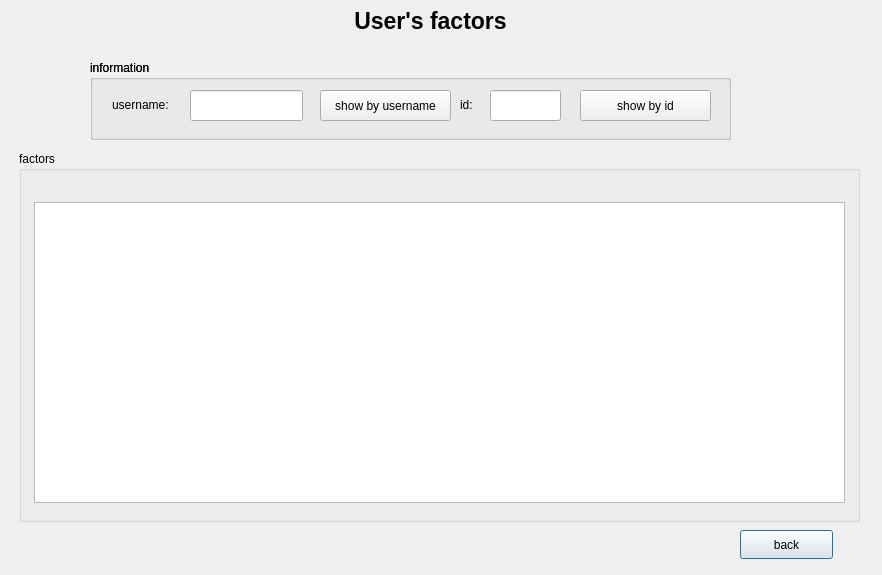
<?xml version="1.0" encoding="UTF-8"?>
<ui version="4.0">
 <class>Userfactors</class>
 <widget class="QDialog" name="Userfactors">
  <property name="geometry">
   <rect>
    <x>0</x>
    <y>0</y>
    <width>882</width>
    <height>575</height>
   </rect>
  </property>
  <property name="windowTitle">
   <string>Dialog</string>
  </property>
  <widget class="QGroupBox" name="groupBox">
   <property name="geometry">
    <rect>
     <x>19</x>
     <y>151</y>
     <width>841</width>
     <height>371</height>
    </rect>
   </property>
   <property name="title">
    <string>factors</string>
   </property>
   <widget class="QListWidget" name="factorslist">
    <property name="geometry">
     <rect>
      <x>15</x>
      <y>51</y>
      <width>811</width>
      <height>301</height>
     </rect>
    </property>
   </widget>
  </widget>
  <widget class="QLabel" name="label">
   <property name="geometry">
    <rect>
     <x>320</x>
     <y>0</y>
     <width>221</width>
     <height>41</height>
    </rect>
   </property>
   <property name="font">
    <font>
     <pointsize>17</pointsize>
     <bold>true</bold>
    </font>
   </property>
   <property name="text">
    <string>User's factors</string>
   </property>
   <property name="alignment">
    <set>Qt::AlignCenter</set>
   </property>
  </widget>
  <widget class="QPushButton" name="back_btn">
   <property name="geometry">
    <rect>
     <x>740</x>
     <y>530</y>
     <width>93</width>
     <height>29</height>
    </rect>
   </property>
   <property name="text">
    <string>back</string>
   </property>
  </widget>
  <widget class="QLabel" name="label_2">
   <property name="geometry">
    <rect>
     <x>112</x>
     <y>95</y>
     <width>81</width>
     <height>20</height>
    </rect>
   </property>
   <property name="text">
    <string>username:</string>
   </property>
  </widget>
  <widget class="QLabel" name="label_3">
   <property name="geometry">
    <rect>
     <x>460</x>
     <y>95</y>
     <width>31</width>
     <height>20</height>
    </rect>
   </property>
   <property name="text">
    <string>id:</string>
   </property>
  </widget>
  <widget class="QLineEdit" name="username_le">
   <property name="geometry">
    <rect>
     <x>190</x>
     <y>90</y>
     <width>113</width>
     <height>31</height>
    </rect>
   </property>
  </widget>
  <widget class="QLineEdit" name="id_le">
   <property name="geometry">
    <rect>
     <x>490</x>
     <y>90</y>
     <width>71</width>
     <height>31</height>
    </rect>
   </property>
  </widget>
  <widget class="QGroupBox" name="groupBox_2">
   <property name="geometry">
    <rect>
     <x>90</x>
     <y>60</y>
     <width>641</width>
     <height>80</height>
    </rect>
   </property>
   <property name="title">
    <string>information</string>
   </property>
   <widget class="QGroupBox" name="groupBox_3">
    <property name="geometry">
     <rect>
      <x>0</x>
      <y>0</y>
      <width>641</width>
      <height>80</height>
     </rect>
    </property>
    <property name="title">
     <string>information</string>
    </property>
    <widget class="QPushButton" name="showuname_btn">
     <property name="geometry">
      <rect>
       <x>230</x>
       <y>30</y>
       <width>131</width>
       <height>31</height>
      </rect>
     </property>
     <property name="text">
      <string>show by username</string>
     </property>
    </widget>
   </widget>
   <widget class="QPushButton" name="showid_btn">
    <property name="geometry">
     <rect>
      <x>490</x>
      <y>30</y>
      <width>131</width>
      <height>31</height>
     </rect>
    </property>
    <property name="text">
     <string>show by id</string>
    </property>
   </widget>
  </widget>
  <zorder>groupBox_2</zorder>
  <zorder>groupBox</zorder>
  <zorder>label</zorder>
  <zorder>back_btn</zorder>
  <zorder>label_2</zorder>
  <zorder>label_3</zorder>
  <zorder>username_le</zorder>
  <zorder>id_le</zorder>
 </widget>
 <resources/>
 <connections/>
</ui>
